Frame 1 (no input): blank canvas, image omitted
Frame 60 (no input): blank canvas, image omitted
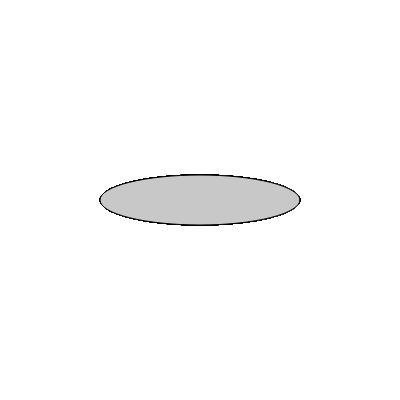
Frame 120 (the mouse pressed at the canvas centre since frame 60)

The p5.js sketch whose frames 1 and 60 were blank and that drew this single picture after the mouse press (run headless with seeded random() and noise() and a simulated clock; from frame 60 on, the mouse is pressed at the canvas centre):

// p5.js sketch
// ── sketch.js
function setup() {
  createCanvas(400, 400);
}

function draw() {
  if (mouseIsPressed) {
  if(mouseX < 200) {
      fill(100, 100, 100);
  ellipse(200, mouseX, mouseY, 50);
} else {
fill(200, 200, 200);
  ellipse(200, mouseY, mouseX, 50);
}
  }
}
